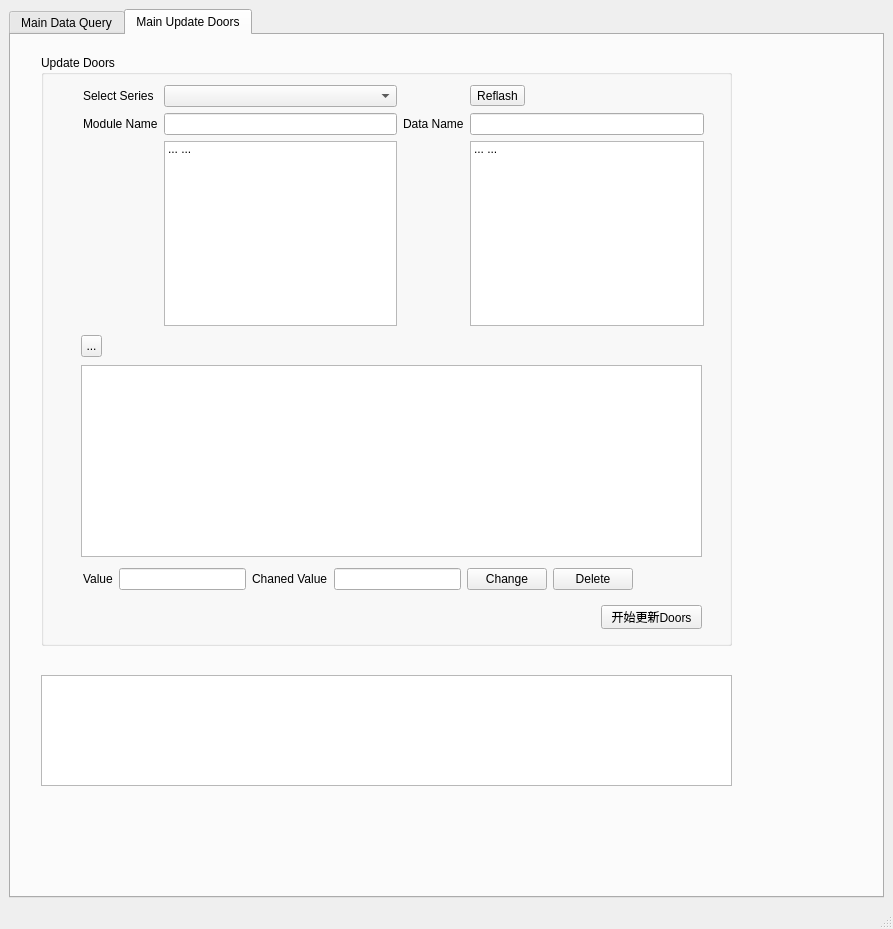
<?xml version="1.0" encoding="UTF-8"?>
<ui version="4.0">
 <class>MainWindow</class>
 <widget class="QMainWindow" name="MainWindow">
  <property name="geometry">
   <rect>
    <x>0</x>
    <y>0</y>
    <width>893</width>
    <height>929</height>
   </rect>
  </property>
  <property name="windowTitle">
   <string>DataQueryX</string>
  </property>
  <widget class="QWidget" name="centralwidget">
   <layout class="QGridLayout" name="gridLayout_5">
    <item row="0" column="0">
     <widget class="QTabWidget" name="tabWidget">
      <property name="currentIndex">
       <number>1</number>
      </property>
      <widget class="QWidget" name="tab">
       <attribute name="title">
        <string>Main Data Query</string>
       </attribute>
       <widget class="QTextEdit" name="textEdit_show">
        <property name="geometry">
         <rect>
          <x>40</x>
          <y>630</y>
          <width>691</width>
          <height>111</height>
         </rect>
        </property>
       </widget>
       <widget class="QGroupBox" name="groupBox">
        <property name="geometry">
         <rect>
          <x>40</x>
          <y>200</y>
          <width>691</width>
          <height>421</height>
         </rect>
        </property>
        <property name="title">
         <string>Data Query</string>
        </property>
        <widget class="QPushButton" name="pushButton_start_data_query">
         <property name="geometry">
          <rect>
           <x>260</x>
           <y>390</y>
           <width>101</width>
           <height>24</height>
          </rect>
         </property>
         <property name="text">
          <string>开始查询数据</string>
         </property>
        </widget>
        <widget class="QCheckBox" name="checkBox_is_get_previous_value">
         <property name="geometry">
          <rect>
           <x>41</x>
           <y>341</y>
           <width>132</width>
           <height>20</height>
          </rect>
         </property>
         <property name="text">
          <string>Check Previous Value</string>
         </property>
        </widget>
        <widget class="QLabel" name="label_series">
         <property name="geometry">
          <rect>
           <x>41</x>
           <y>367</y>
           <width>52</width>
           <height>16</height>
          </rect>
         </property>
         <property name="text">
          <string>Set Series</string>
         </property>
        </widget>
        <widget class="QLineEdit" name="lineEdit_series">
         <property name="geometry">
          <rect>
           <x>99</x>
           <y>367</y>
           <width>132</width>
           <height>21</height>
          </rect>
         </property>
        </widget>
        <widget class="QWidget" name="layoutWidget">
         <property name="geometry">
          <rect>
           <x>40</x>
           <y>40</y>
           <width>501</width>
           <height>108</height>
          </rect>
         </property>
         <layout class="QGridLayout" name="gridLayout">
          <item row="0" column="0">
           <widget class="QLabel" name="label_path_mech">
            <property name="text">
             <string>机械参数表</string>
            </property>
           </widget>
          </item>
          <item row="0" column="1">
           <widget class="QLineEdit" name="lineEdit_path_mech"/>
          </item>
          <item row="0" column="2">
           <widget class="QToolButton" name="toolButton_path_mech">
            <property name="text">
             <string>...</string>
            </property>
           </widget>
          </item>
          <item row="1" column="0">
           <widget class="QLabel" name="label_path_geskon">
            <property name="text">
             <string>Geskon文件</string>
            </property>
           </widget>
          </item>
          <item row="1" column="1">
           <widget class="QLineEdit" name="lineEdit_path_geskon"/>
          </item>
          <item row="1" column="2">
           <widget class="QToolButton" name="toolButton_path_geskon">
            <property name="text">
             <string>...</string>
            </property>
           </widget>
          </item>
          <item row="2" column="0">
           <widget class="QLabel" name="label_path_dcm">
            <property name="text">
             <string>DCM文件</string>
            </property>
           </widget>
          </item>
          <item row="2" column="1">
           <widget class="QLineEdit" name="lineEdit_path_dcm"/>
          </item>
          <item row="2" column="2">
           <widget class="QToolButton" name="toolButton_path_dcm">
            <property name="text">
             <string>...</string>
            </property>
           </widget>
          </item>
          <item row="3" column="0">
           <widget class="QLabel" name="label_path_a2l">
            <property name="text">
             <string>A2L文件</string>
            </property>
           </widget>
          </item>
          <item row="3" column="1">
           <widget class="QLineEdit" name="lineEdit_path_a2l"/>
          </item>
          <item row="3" column="2">
           <widget class="QToolButton" name="toolButton_path_a2l">
            <property name="text">
             <string>...</string>
            </property>
           </widget>
          </item>
         </layout>
        </widget>
        <widget class="QWidget" name="layoutWidget">
         <property name="geometry">
          <rect>
           <x>40</x>
           <y>180</y>
           <width>611</width>
           <height>141</height>
          </rect>
         </property>
         <layout class="QGridLayout" name="gridLayout_4">
          <item row="0" column="0">
           <layout class="QGridLayout" name="gridLayout_3">
            <item row="0" column="0">
             <widget class="QLabel" name="label_module_name_list">
              <property name="text">
               <string>Module Name</string>
              </property>
             </widget>
            </item>
            <item row="0" column="1">
             <widget class="QLineEdit" name="lineEdit_module_name_list"/>
            </item>
            <item row="0" column="2">
             <widget class="QLabel" name="label_data_name_list">
              <property name="text">
               <string>Data Name</string>
              </property>
             </widget>
            </item>
            <item row="0" column="3">
             <widget class="QLineEdit" name="lineEdit_data_name_list"/>
            </item>
            <item row="1" column="1">
             <widget class="QListWidget" name="listWidget_rule_module_name">
              <item>
               <property name="text">
                <string>... ...</string>
               </property>
              </item>
             </widget>
            </item>
            <item row="1" column="3">
             <widget class="QListWidget" name="listWidget_rule_data_name">
              <item>
               <property name="text">
                <string>... ...</string>
               </property>
              </item>
             </widget>
            </item>
           </layout>
          </item>
          <item row="0" column="1">
           <widget class="QToolButton" name="toolButton_reflash_list">
            <property name="text">
             <string>Reflash</string>
            </property>
           </widget>
          </item>
         </layout>
        </widget>
       </widget>
       <widget class="QGroupBox" name="groupBox_2">
        <property name="geometry">
         <rect>
          <x>40</x>
          <y>30</y>
          <width>691</width>
          <height>141</height>
         </rect>
        </property>
        <property name="title">
         <string>Configuration</string>
        </property>
        <widget class="QPushButton" name="button_save">
         <property name="geometry">
          <rect>
           <x>107</x>
           <y>110</y>
           <width>72</width>
           <height>24</height>
          </rect>
         </property>
         <property name="cursor">
          <cursorShape>PointingHandCursor</cursorShape>
         </property>
         <property name="toolTip">
          <string>&lt;html&gt;&lt;head/&gt;&lt;body&gt;&lt;p&gt;&lt;span style=&quot; font-size:10pt;&quot;&gt;保存配置文件&lt;/span&gt;&lt;/p&gt;&lt;/body&gt;&lt;/html&gt;</string>
         </property>
         <property name="styleSheet">
          <string notr="true">font: 700 9pt &quot;Microsoft YaHei UI&quot;;</string>
         </property>
         <property name="text">
          <string>Save</string>
         </property>
        </widget>
        <widget class="QPushButton" name="pushButton_check">
         <property name="geometry">
          <rect>
           <x>460</x>
           <y>110</y>
           <width>71</width>
           <height>24</height>
          </rect>
         </property>
         <property name="font">
          <font>
           <bold>true</bold>
          </font>
         </property>
         <property name="cursor">
          <cursorShape>PointingHandCursor</cursorShape>
         </property>
         <property name="toolTip">
          <string>&lt;html&gt;&lt;head/&gt;&lt;body&gt;&lt;p&gt;&lt;span style=&quot; font-size:10pt;&quot;&gt;检查配置文件&lt;/span&gt;&lt;/p&gt;&lt;/body&gt;&lt;/html&gt;</string>
         </property>
         <property name="styleSheet">
          <string notr="true"/>
         </property>
         <property name="text">
          <string>Check</string>
         </property>
        </widget>
        <widget class="QPushButton" name="button_load">
         <property name="geometry">
          <rect>
           <x>30</x>
           <y>110</y>
           <width>72</width>
           <height>24</height>
          </rect>
         </property>
         <property name="cursor">
          <cursorShape>PointingHandCursor</cursorShape>
         </property>
         <property name="mouseTracking">
          <bool>false</bool>
         </property>
         <property name="toolTip">
          <string>&lt;html&gt;&lt;head/&gt;&lt;body&gt;&lt;p&gt;&lt;span style=&quot; font-size:10pt;&quot;&gt;加载配置文件&lt;/span&gt;&lt;/p&gt;&lt;/body&gt;&lt;/html&gt;</string>
         </property>
         <property name="styleSheet">
          <string notr="true">font: 700 9pt &quot;Microsoft YaHei UI&quot;;</string>
         </property>
         <property name="text">
          <string>Load</string>
         </property>
        </widget>
        <widget class="QWidget" name="layoutWidget">
         <property name="geometry">
          <rect>
           <x>32</x>
           <y>30</y>
           <width>505</width>
           <height>76</height>
          </rect>
         </property>
         <layout class="QGridLayout" name="gridLayout_2">
          <item row="0" column="0">
           <widget class="QLabel" name="label_projectname">
            <property name="text">
             <string>Project Name</string>
            </property>
           </widget>
          </item>
          <item row="1" column="0">
           <widget class="QLabel" name="label_projectname_2">
            <property name="text">
             <string>Variant Suffix</string>
            </property>
           </widget>
          </item>
          <item row="2" column="0">
           <widget class="QLabel" name="label_username">
            <property name="text">
             <string>DoorsUserName</string>
            </property>
           </widget>
          </item>
          <item row="2" column="1">
           <widget class="QLineEdit" name="lineEdit_username">
            <property name="font">
             <font>
              <pointsize>8</pointsize>
             </font>
            </property>
            <property name="placeholderText">
             <string>*Doors Username</string>
            </property>
           </widget>
          </item>
          <item row="2" column="2">
           <widget class="QLabel" name="label_password">
            <property name="text">
             <string>DoorsPassword</string>
            </property>
           </widget>
          </item>
          <item row="2" column="3">
           <widget class="QLineEdit" name="lineEdit_password">
            <property name="font">
             <font>
              <pointsize>8</pointsize>
             </font>
            </property>
            <property name="echoMode">
             <enum>QLineEdit::Password</enum>
            </property>
            <property name="placeholderText">
             <string>*Doors Password</string>
            </property>
           </widget>
          </item>
          <item row="2" column="4">
           <widget class="QCheckBox" name="checkBox_psw">
            <property name="toolTip">
             <string>&lt;html&gt;&lt;head/&gt;&lt;body&gt;&lt;p&gt;显示密码&lt;/p&gt;&lt;/body&gt;&lt;/html&gt;</string>
            </property>
            <property name="text">
             <string>Display</string>
            </property>
            <property name="tristate">
             <bool>false</bool>
            </property>
           </widget>
          </item>
          <item row="1" column="1" colspan="3">
           <widget class="QLineEdit" name="lineEdit_data_suffix"/>
          </item>
          <item row="0" column="1" colspan="3">
           <widget class="QLineEdit" name="lineEdit_project_name"/>
          </item>
         </layout>
        </widget>
       </widget>
      </widget>
      <widget class="QWidget" name="tab_2">
       <attribute name="title">
        <string>Main Update Doors</string>
       </attribute>
       <widget class="QTextEdit" name="textEdit_show_2">
        <property name="geometry">
         <rect>
          <x>30</x>
          <y>640</y>
          <width>691</width>
          <height>111</height>
         </rect>
        </property>
       </widget>
       <widget class="QGroupBox" name="groupBox_3">
        <property name="geometry">
         <rect>
          <x>30</x>
          <y>20</y>
          <width>691</width>
          <height>591</height>
         </rect>
        </property>
        <property name="title">
         <string>Update Doors</string>
        </property>
        <widget class="QPushButton" name="pushButton_start_update_doos">
         <property name="geometry">
          <rect>
           <x>560</x>
           <y>550</y>
           <width>101</width>
           <height>24</height>
          </rect>
         </property>
         <property name="text">
          <string>开始更新Doors</string>
         </property>
        </widget>
        <widget class="QWidget" name="layoutWidget">
         <property name="geometry">
          <rect>
           <x>42</x>
           <y>30</y>
           <width>621</width>
           <height>241</height>
          </rect>
         </property>
         <layout class="QGridLayout" name="gridLayout_6">
          <item row="2" column="3">
           <widget class="QLabel" name="label_data_name_list_2">
            <property name="text">
             <string>Data Name</string>
            </property>
           </widget>
          </item>
          <item row="3" column="4">
           <widget class="QListWidget" name="listWidget_rule_data_name_2">
            <property name="selectionMode">
             <enum>QAbstractItemView::SingleSelection</enum>
            </property>
            <item>
             <property name="text">
              <string>... ...</string>
             </property>
            </item>
           </widget>
          </item>
          <item row="2" column="2">
           <widget class="QLineEdit" name="lineEdit_module_name_list_2"/>
          </item>
          <item row="0" column="0">
           <widget class="QLabel" name="label_series_2">
            <property name="text">
             <string>Select Series</string>
            </property>
           </widget>
          </item>
          <item row="2" column="4">
           <widget class="QLineEdit" name="lineEdit_data_name_list_2"/>
          </item>
          <item row="3" column="2">
           <widget class="QListWidget" name="listWidget_rule_module_name_2">
            <property name="selectionMode">
             <enum>QAbstractItemView::SingleSelection</enum>
            </property>
            <item>
             <property name="text">
              <string>... ...</string>
             </property>
            </item>
           </widget>
          </item>
          <item row="2" column="0">
           <widget class="QLabel" name="label_module_name_list_2">
            <property name="text">
             <string>Module Name</string>
            </property>
           </widget>
          </item>
          <item row="0" column="2">
           <widget class="QComboBox" name="comboBox_series"/>
          </item>
          <item row="0" column="4">
           <widget class="QToolButton" name="toolButton_reflash_list_2">
            <property name="text">
             <string>Reflash</string>
            </property>
           </widget>
          </item>
         </layout>
        </widget>
        <widget class="QTableWidget" name="tableWidget_update_data">
         <property name="enabled">
          <bool>true</bool>
         </property>
         <property name="geometry">
          <rect>
           <x>40</x>
           <y>310</y>
           <width>621</width>
           <height>192</height>
          </rect>
         </property>
         <property name="editTriggers">
          <set>QAbstractItemView::NoEditTriggers</set>
         </property>
         <property name="selectionMode">
          <enum>QAbstractItemView::SingleSelection</enum>
         </property>
         <property name="selectionBehavior">
          <enum>QAbstractItemView::SelectRows</enum>
         </property>
         <property name="horizontalScrollMode">
          <enum>QAbstractItemView::ScrollPerItem</enum>
         </property>
        </widget>
        <widget class="QToolButton" name="toolButton_update_data_table">
         <property name="geometry">
          <rect>
           <x>40</x>
           <y>280</y>
           <width>21</width>
           <height>22</height>
          </rect>
         </property>
         <property name="text">
          <string>...</string>
         </property>
        </widget>
        <widget class="QWidget" name="">
         <property name="geometry">
          <rect>
           <x>42</x>
           <y>510</y>
           <width>550</width>
           <height>28</height>
          </rect>
         </property>
         <layout class="QGridLayout" name="gridLayout_8">
          <item row="0" column="0">
           <layout class="QGridLayout" name="gridLayout_7">
            <item row="0" column="0">
             <widget class="QLabel" name="label_value_current">
              <property name="text">
               <string>Value</string>
              </property>
             </widget>
            </item>
            <item row="0" column="1">
             <widget class="QLineEdit" name="lineEdit_value_current">
              <property name="readOnly">
               <bool>true</bool>
              </property>
             </widget>
            </item>
            <item row="0" column="2">
             <widget class="QLabel" name="label_value_changed">
              <property name="text">
               <string>Chaned Value</string>
              </property>
             </widget>
            </item>
            <item row="0" column="3">
             <widget class="QLineEdit" name="lineEdit_value_changed"/>
            </item>
            <item row="0" column="4">
             <widget class="QPushButton" name="pushButton_changedata_user">
              <property name="text">
               <string>Change</string>
              </property>
             </widget>
            </item>
           </layout>
          </item>
          <item row="0" column="1">
           <widget class="QPushButton" name="pushButton_changedata_delete">
            <property name="text">
             <string>Delete</string>
            </property>
           </widget>
          </item>
         </layout>
        </widget>
       </widget>
      </widget>
     </widget>
    </item>
   </layout>
  </widget>
  <widget class="QMenuBar" name="menubar">
   <property name="geometry">
    <rect>
     <x>0</x>
     <y>0</y>
     <width>893</width>
     <height>22</height>
    </rect>
   </property>
  </widget>
  <widget class="QStatusBar" name="statusbar"/>
 </widget>
 <resources/>
 <connections/>
</ui>
